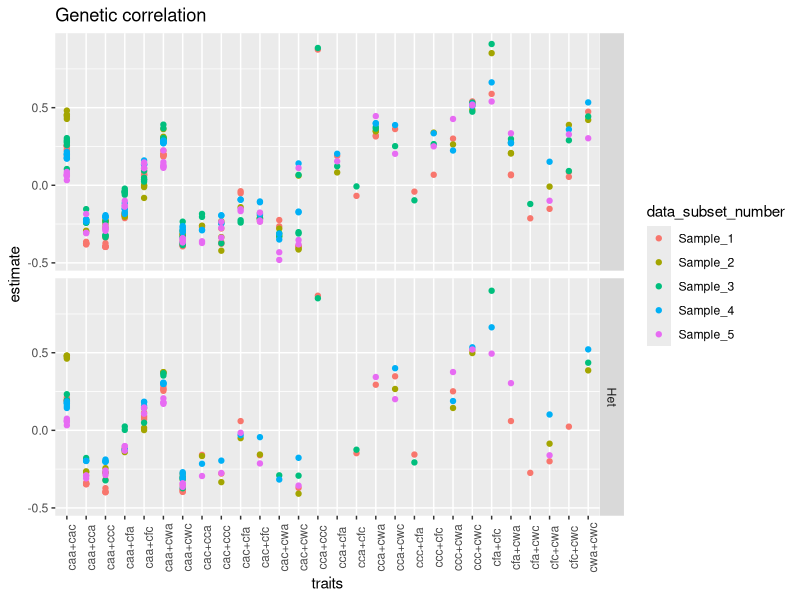
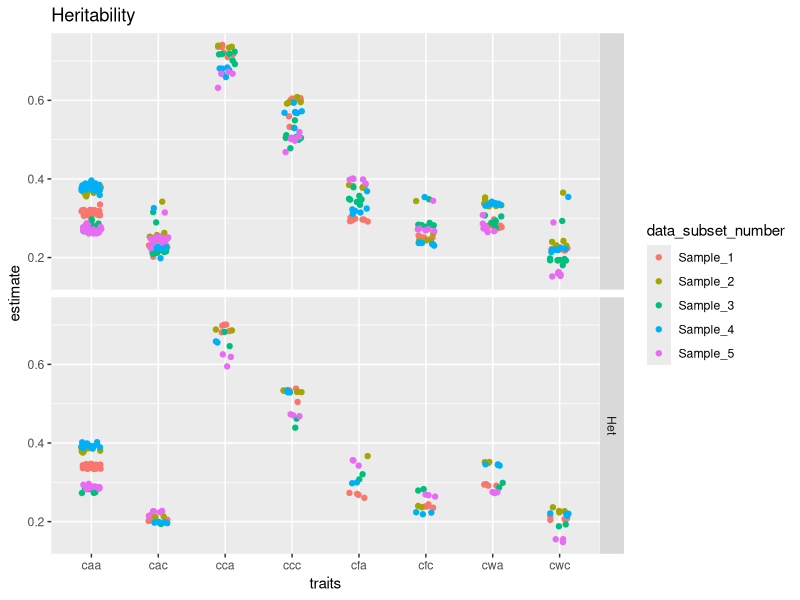
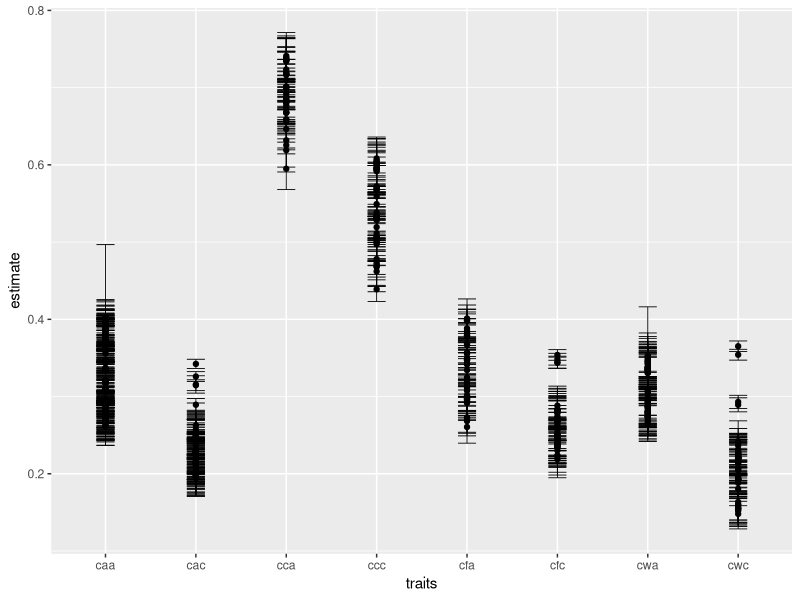
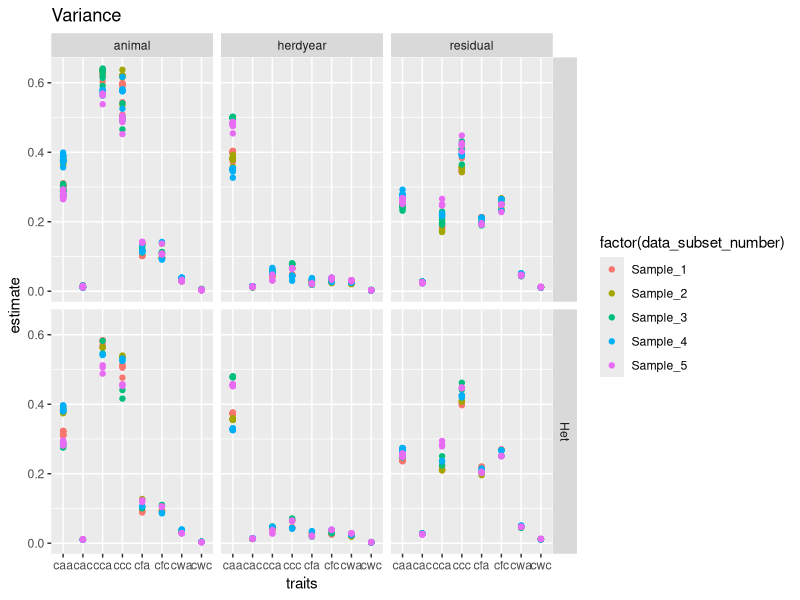

These figures' R source, in order:
setwd("/Volumes/data_projekte/projekte/singularity_data_zws_gslim/muku_CarcassVK/work/")

suppressPackageStartupMessages(if(! require("ggplot2")) {
  install.packages("ggplot2", repos="https://stat.ethz.ch/CRAN/")
  require("ggplot2")
})

d.vr <- read.table(file = "VCE_results.csv", sep =";", header = TRUE)

orderTraitNames <- function(traits) {
  traits <- as.character(traits)
  trtvec <- strsplit(traits, split = "+", fixed = TRUE)[[1]]
  paste(trtvec[order(trtvec)], collapse = "+")
}
d.vr$traits <- as.factor(apply(d.vr[,"traits",drop=FALSE], 1, orderTraitNames))
d.vr$trait_combination <- as.factor(apply(d.vr[,"trait_combination",drop=FALSE], 1, orderTraitNames))
d.vr$estimate <- as.numeric(as.character(d.vr$estimate))
d.vr$STD_ERR_estimate <- as.numeric(as.character(d.vr$STD_ERR_estimate))

### # Genetische Korrelation ----------------------
t.corr <- d.vr[d.vr$type=="genetic_correlation",]
gg <- ggplot(data = t.corr, aes(traits, estimate)) +
  geom_point(aes(colour = data_subset_number)) +
  theme(axis.text.x = element_text(angle = 90)) +
  facet_grid(rows= vars(model_name)) +
  ggtitle("Genetic correlation")
gg



### # Heritabilitaet ----------------------
t.h2 <- d.vr[d.vr$type=="heritability",]

gg <- ggplot(data = t.h2, aes(traits, estimate)) +
  geom_jitter(aes(colour = data_subset_number), width = 0.15) +
  facet_grid(rows= vars(model_name)) +
  ggtitle("Heritability")
gg

gg <- ggplot(data = t.h2, aes(traits, estimate)) +
  geom_point() +
  geom_errorbar(aes(ymin=estimate-STD_ERR_estimate, ymax=estimate+STD_ERR_estimate), size=0.3, width=0.2)
gg


### # Varianz ----------------------
t.variance <- d.vr[d.vr$type=="variance",]

gg <- ggplot(data = t.variance, aes(traits, estimate)) +
  geom_point(aes(colour = factor(data_subset_number))) +
  facet_grid(rows= vars(model_name), cols = vars(random_effect)) +
  ggtitle("Variance")

gg
